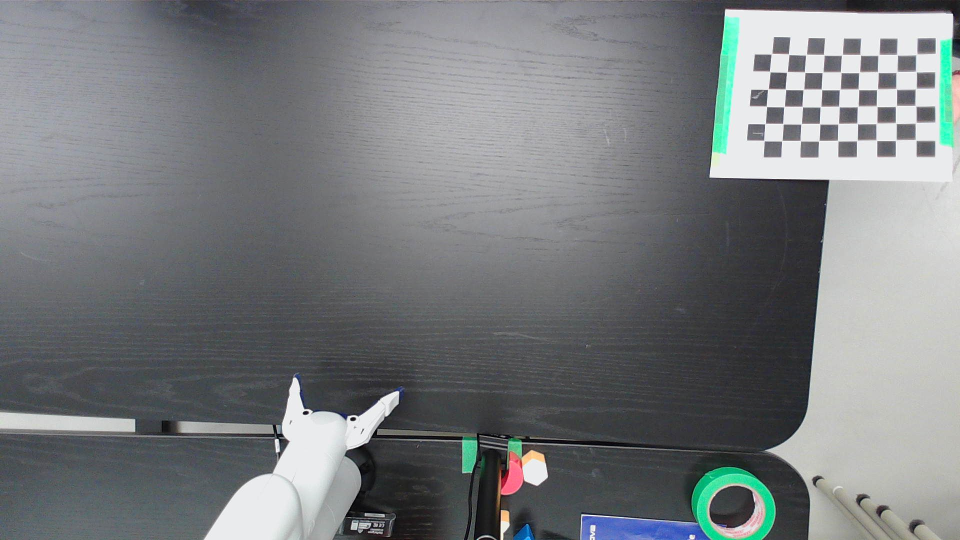
#> input picture Formation OpenCV/Photos/Chessboard/WIN_20240722_20_02_09_Pro.jpg, 1920 x 1080 px (shown at 1/2 size); its folder holds only this picture in this run
$ python camera_calibration.py
#> lines starting #> are read from the running program, lines starting #| are printed output that depends on the picture; after the words box and inside, x2 and y2 are one past the last pixel; in counts of white or black regions, pixels touching at a corner belong together; long printed decimals are rounded
import cv2 as cv
import numpy as np
import glob

# Chessboard dimensions
number_of_squares_X = 10 # Number of chessboard squares along the x-axis
number_of_squares_Y = 7  # Number of chessboard squares along the y-axis
nX = number_of_squares_X - 1 # Number of interior corners along x-axis
nY = number_of_squares_Y - 1 # Number of interior corners along y-axis
square_size = 0.025 # Size, in meters, of a square side

# Set termination criteria. We stop either when an accuracy is reached or when
# we have finished a certain number of iterations.
criteria = (cv.TERM_CRITERIA_EPS + cv.TERM_CRITERIA_MAX_ITER, 30, 0.001)

# Define real world coordinates for points in the 3D coordinate frame
# Object points are (0,0,0), (1,0,0), (2,0,0) ...., (5,8,0)
object_points_3D = np.zeros((nX * nY, 3), np.float32)

# These are the x and y coordinates
object_points_3D[:,:2] = np.mgrid[0:nY, 0:nX].T.reshape(-1, 2)

object_points_3D = object_points_3D * square_size

# Store vectors of 3D points for all chessboard images (world coordinate frame)
object_points = []

# Store vectors of 2D points for all chessboard images (camera coordinate frame)
image_points = []

def main():

    # Get the file path for images in the current directory
    images = glob.glob('Photos/Chessboard/*.jpg')

    # Go through each chessboard image, one by one
    for image_file in images:

        # Load the image
        image = cv.imread(image_file)
#> image is the input picture: shape (1080, 1920, 3); mean B, G, R 125.7, 123.3, 120.1
        resized_image = cv.resize(image,(int(1920//1.5),int(1080//1.5)), interpolation= cv.INTER_LINEAR)
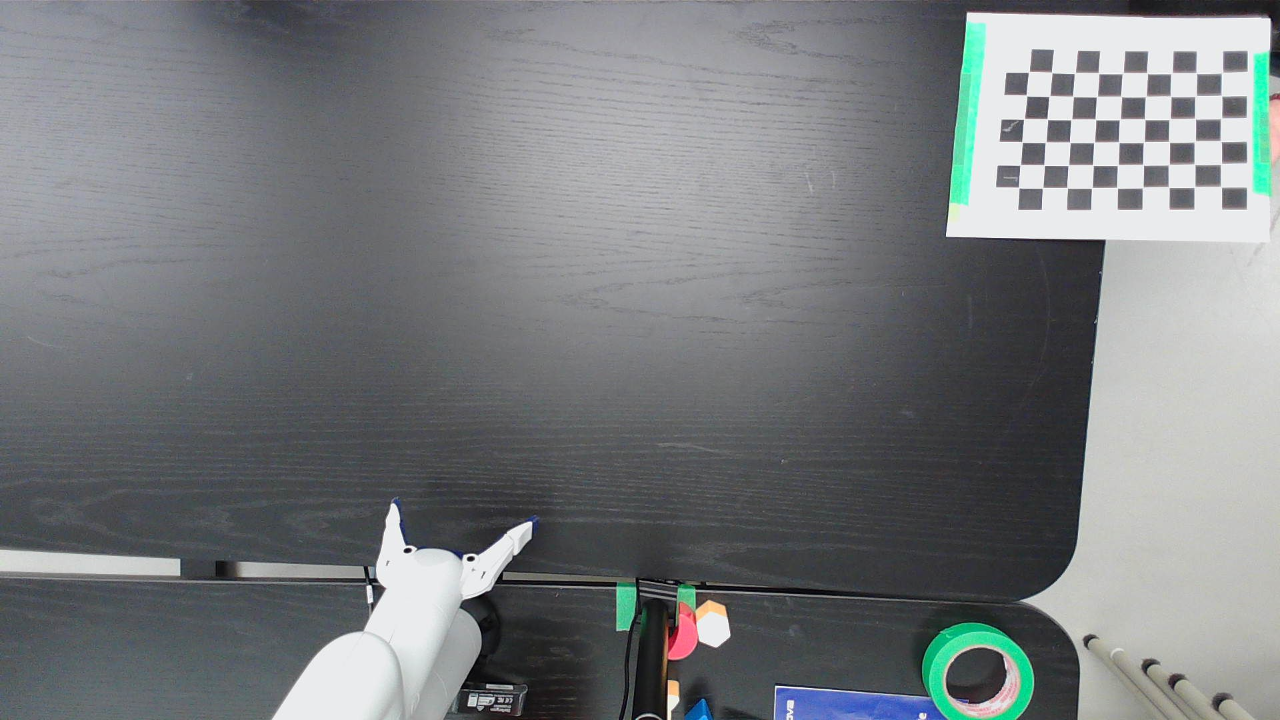
#> resized_image: shape (720, 1280, 3); mean B, G, R 125.6, 123.3, 120

        # Convert the image to grayscale
        gray = cv.cvtColor(resized_image, cv.COLOR_BGR2GRAY)
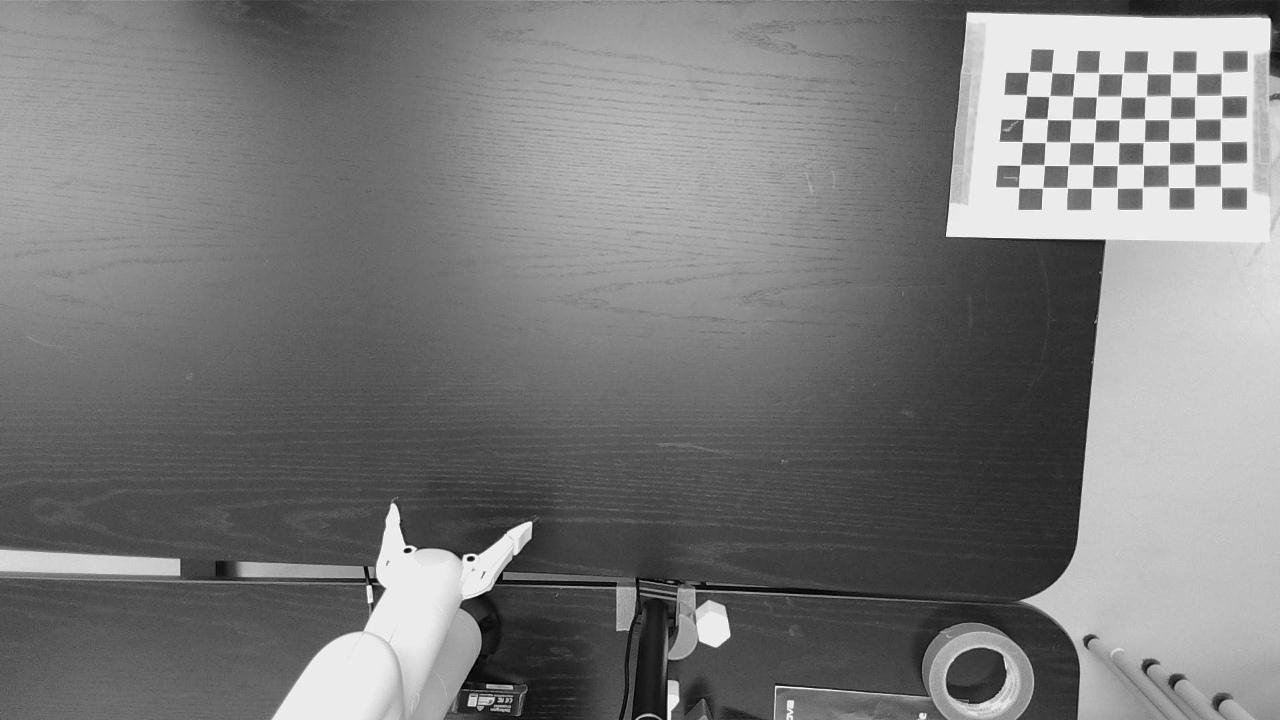
#> gray: shape (720, 1280); min 0, max 252, mean 122.6

        # Find the corners on the chessboard
        success, corners = cv.findChessboardCorners(gray, (nY, nX), None)
#> success = True; corners = 54 rows, first 8: [1222, 72.68], [1221.8, 96.12], [1221.3, 118.1], [1220.6, 141], [1221.3, 163.5], [1221.6, 187.5], [1196.5, 73.43], [1196.8, 95.19]

        # If the corners are found by the algorithm, draw them
        if success == True:

            # Append object points
            object_points.append(object_points_3D)

            # Find more exact corner pixels
            corners_2 = cv.cornerSubPix(gray, corners, (11,11), (-1,-1), criteria)
#> corners_2 = 54 rows, first 8: [1221.9, 72.72], [1221.4, 95.67], [1221, 118.3], [1220.7, 141.1], [1221.1, 163.8], [1221.1, 186.8], [1196.3, 73.16], [1195.4, 96.1]

            # Append image points
            image_points.append(corners_2)

            # Draw the corners
            cv.drawChessboardCorners(resized_image, (nY, nX), corners_2, success)
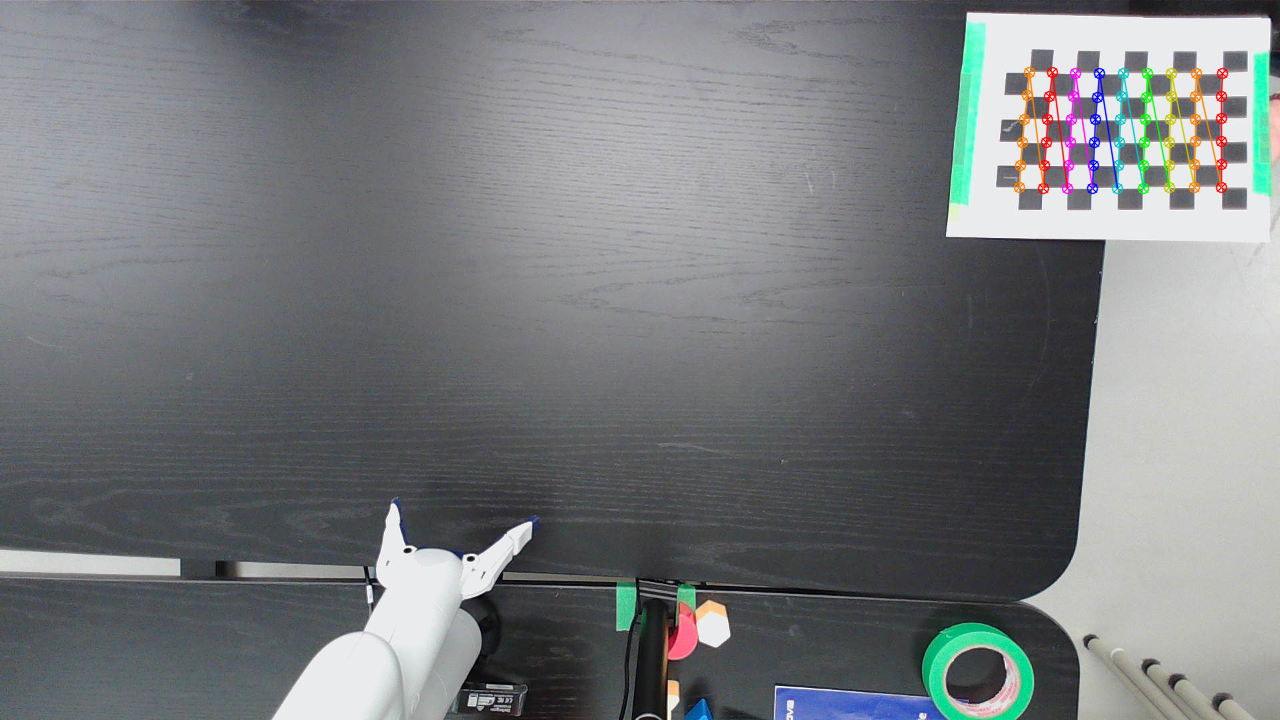
#> resized_image: shape (720, 1280, 3); 1.08% of pixels changed, all inside (x1, y1, x2, y2) = (1013, 66, 1229, 195)

            # Display the image. Used for testing.
            cv.imshow("Image", resized_image)

            # Display the window for a short period. Used for testing.
            cv.waitKey(1000)

    # Perform camera calibration to return the camera matrix, distortion coefficients, rotation and translation vectors, etc.
    ret, mtx, dist, rvecs, tvecs = cv.calibrateCamera(object_points,
                                                        image_points,
                                                        gray.shape[::-1],
                                                        None,
                                                        None)
#> ret = 0.347; mtx = [[1282.6, 0, 639.3], [0, 1717.3, 431.7], [0, 0, 1]]; dist = [[2.47, 17.05, -0.452, -0.111, -93.5]]; rvecs = ([-0.759, 0.377, 1.65],); tvecs = ([0.653, -0.215, 1.97],)

    # Save parameters to a file
    cv_file = cv.FileStorage('Projet Kinova/calibration_chessboard.yaml', cv.FILE_STORAGE_WRITE)
    cv_file.write('K', mtx)
    cv_file.write('D', dist)
    cv_file.release()

    # Load the parameters from the saved file
    cv_file = cv.FileStorage('Projet Kinova/calibration_chessboard.yaml', cv.FILE_STORAGE_READ)
    mtx = cv_file.getNode('K').mat()
    dst = cv_file.getNode('D').mat()
    cv_file.release()

    # Display key parameter outputs of the camera calibration process
    print("Camera matrix:")
    print(mtx)

    print("\n Distortion coefficient:")
    print(dist)
#| [[  2.469  17.048  -0.452  -0.1114 -93.499]]

    # Close all windows
    cv.destroyAllWindows()

if __name__ == '__main__':
  print(__doc__)
  main()

$ run again, on Formation OpenCV/Photos/Chessboard/WIN_20240722_20_02_40_Pro.jpg
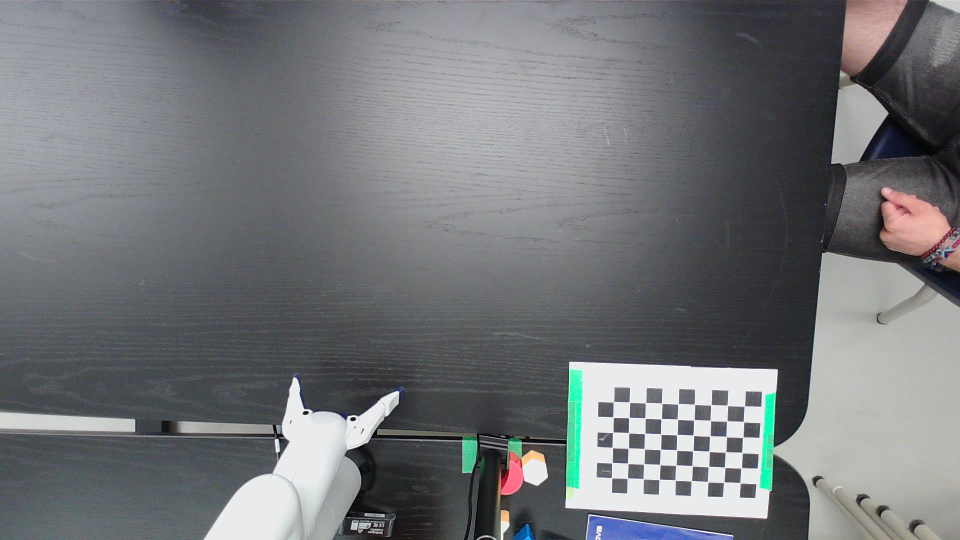
#> input picture Formation OpenCV/Photos/Chessboard/WIN_20240722_20_02_40_Pro.jpg, 1920 x 1080 px (shown at 1/2 size)
#> in main, image is the input picture: shape (1080, 1920, 3); mean B, G, R 119.6, 116.7, 114.8
#> in main, `gray = cv.cvtColor(resized_image, cv.COLOR_BGR2GRAY)`:
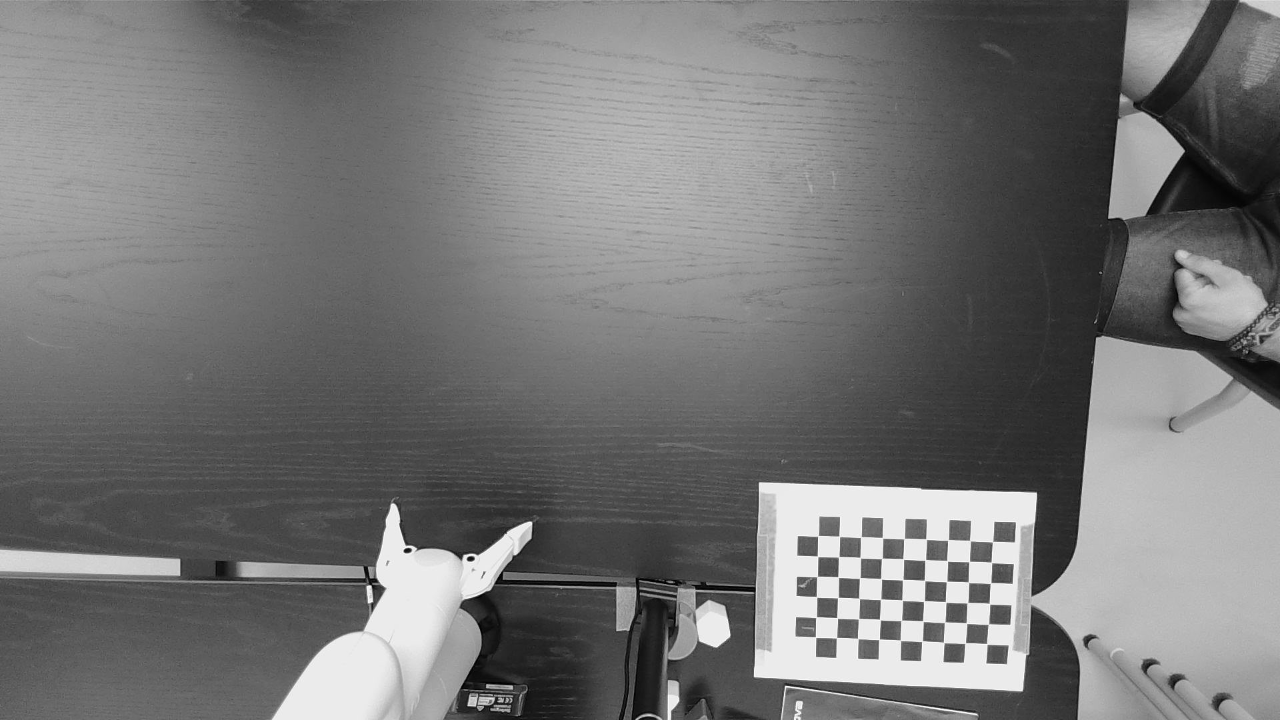
#> gray: shape (720, 1280); min 0, max 253, mean 116.4
#> success = True; corners = 54 rows, first 8: [992.5, 541.7], [991.3, 562.3], [990.7, 582.8], [989.5, 603.7], [988.4, 624.1], [986.9, 644], [970.1, 540.7], [969.1, 561.6]
#> corners_2 = 54 rows, first 8: [992.6, 541.6], [991.5, 562.4], [990.4, 583], [989.5, 603.6], [988.4, 624], [986.7, 643.9], [970, 540.6], [969, 561.5]
#> in main, `cv.drawChessboardCorners(resized_image, (nY, nX), corners_2, success)`:
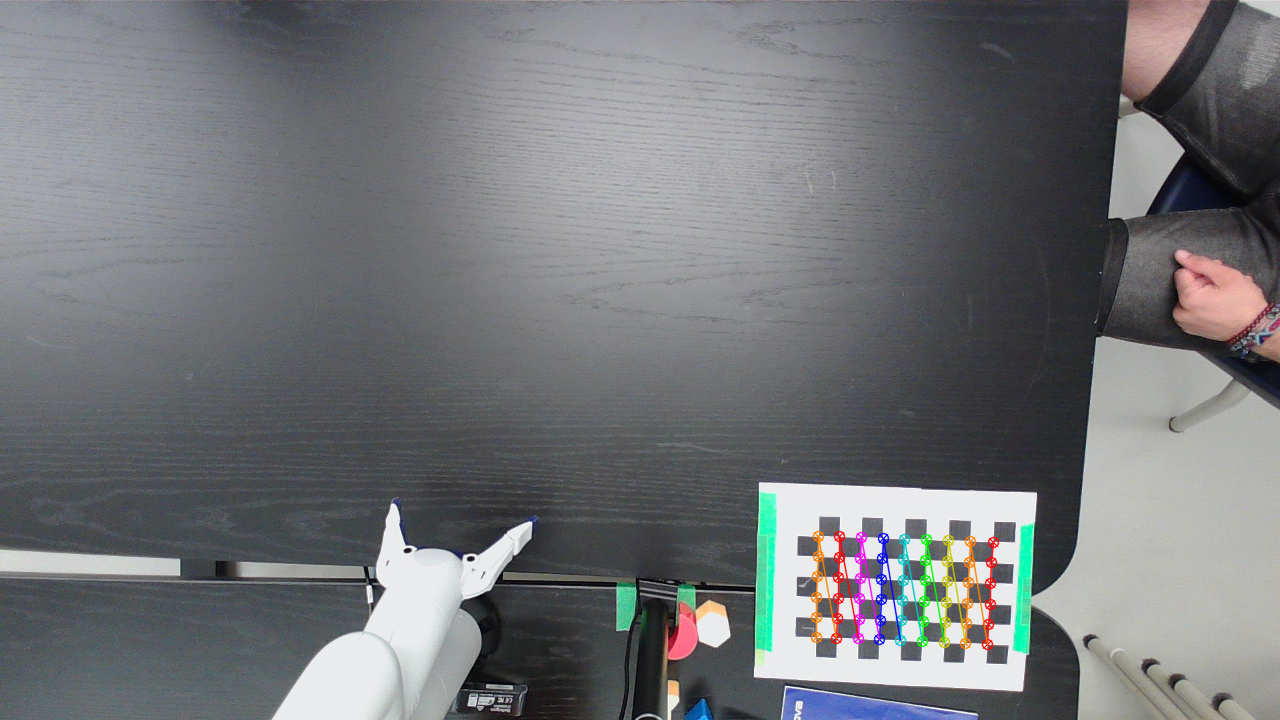
#> resized_image: shape (720, 1280, 3); mean B, G, R 118.9, 116.3, 114.6
#> ret = 0.186; mtx = [[931.1, 0, 775], [0, 944.7, 226.6], [0, 0, 1]]; dist = [[0.251, 0.215, -0.0607, -0.0716, -0.9]]; rvecs = ([0.301, 0.0499, 1.54],); tvecs = ([0.252, 0.352, 0.99],)
#| [[ 0.2506  0.2147 -0.06071 -0.0716 -0.9001]]

$ run again, on Formation OpenCV/Photos/Chessboard/WIN_20240722_20_02_44_Pro.jpg
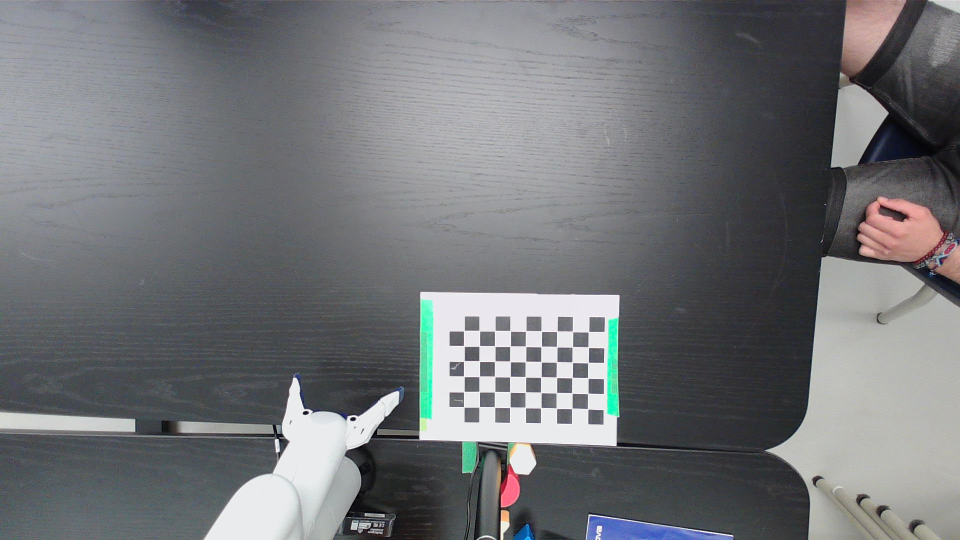
#> input picture Formation OpenCV/Photos/Chessboard/WIN_20240722_20_02_44_Pro.jpg, 1920 x 1080 px (shown at 1/2 size)
#> in main, image is the input picture: shape (1080, 1920, 3); mean B, G, R 118.8, 115.8, 114.1
#> in main, `gray = cv.cvtColor(resized_image, cv.COLOR_BGR2GRAY)`:
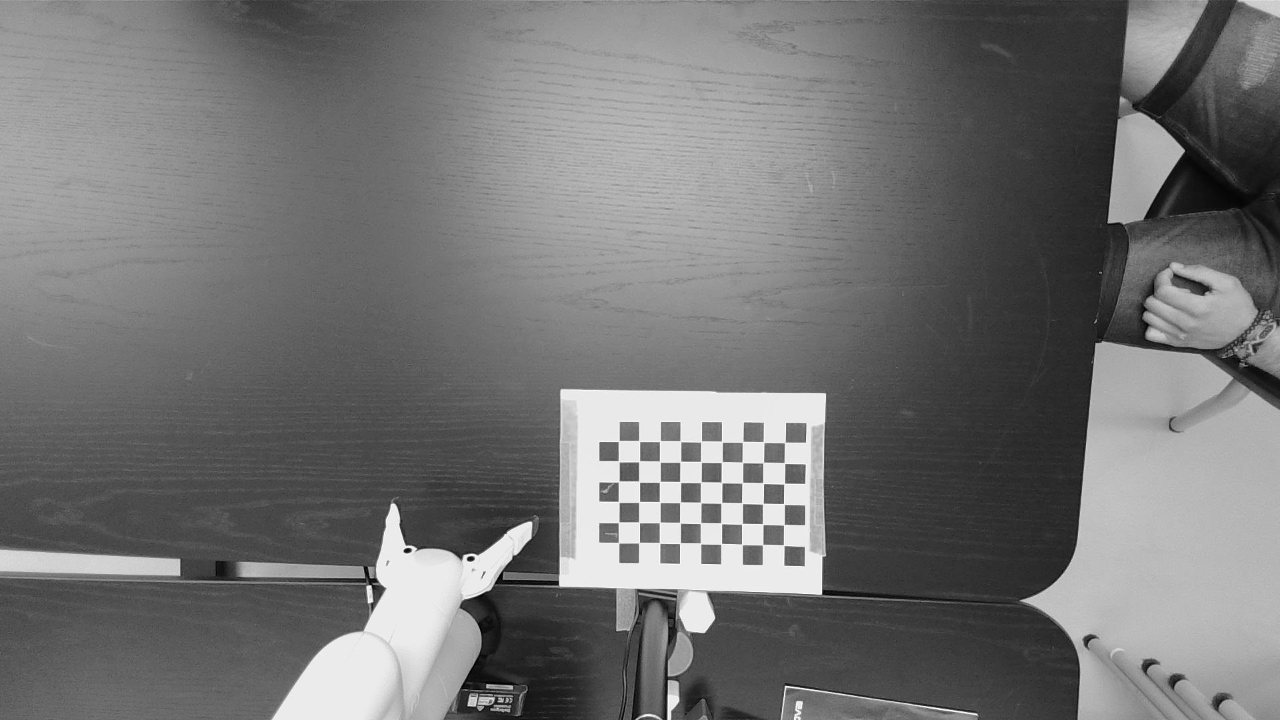
#> gray: shape (720, 1280); min 1, max 253, mean 115.6
#> success = True; corners = 54 rows, first 8: [784.6, 442.5], [784.5, 463.2], [784.2, 483.5], [783.9, 503.9], [783.8, 524.7], [783.7, 545.3], [763.5, 442], [763.1, 462.6]
#> corners_2 = 54 rows, first 8: [784.8, 442.4], [784.5, 463.1], [784.1, 483.6], [783.8, 503.9], [783.9, 524.6], [783.7, 545.2], [763.6, 442], [763.2, 462.6]
#> in main, `cv.drawChessboardCorners(resized_image, (nY, nX), corners_2, success)`:
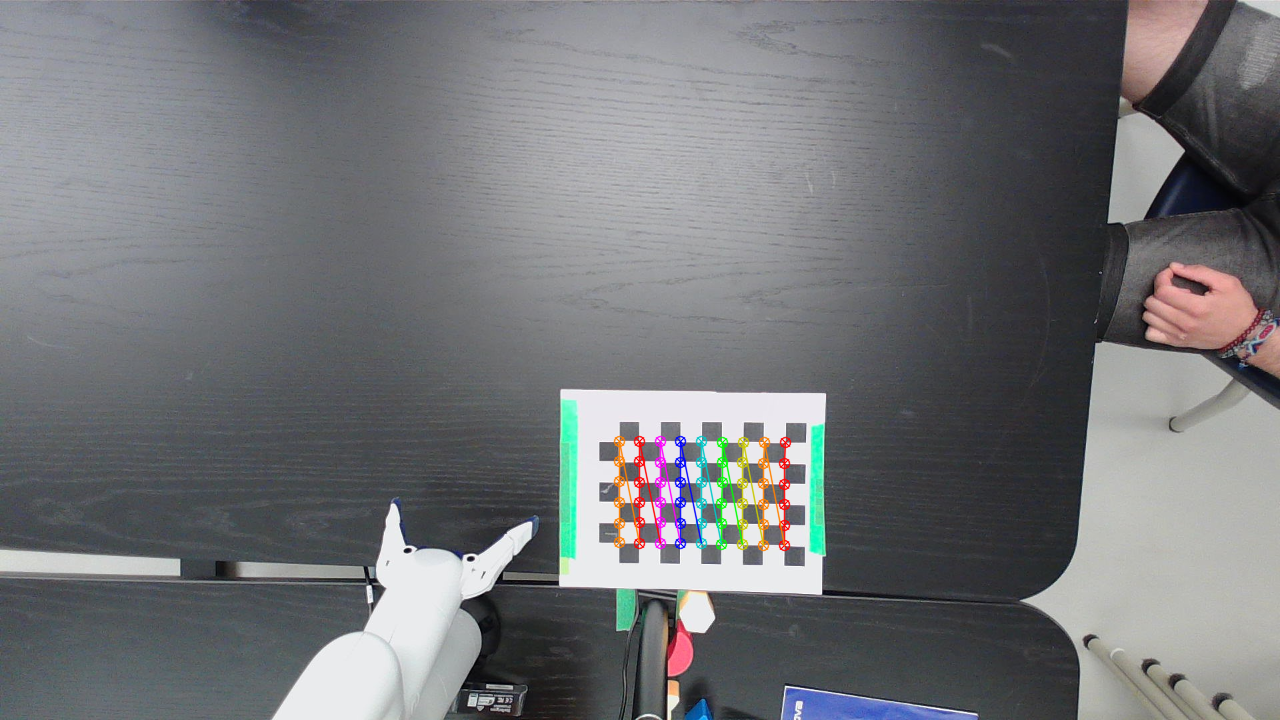
#> resized_image: shape (720, 1280, 3); mean B, G, R 118.1, 115.3, 113.9
#> ret = 0.121; mtx = [[624.4, 0, 639.1], [0, 635.2, 296.8], [0, 0, 1]]; dist = [[-0.0197, 1.2, -0.0122, 0.00381, -2.7]]; rvecs = ([0.0804, -0.0797, 1.57],); tvecs = ([0.175, 0.173, 0.755],)
#| [[-0.01965   1.199  -0.01215   0.003811 -2.697]]
